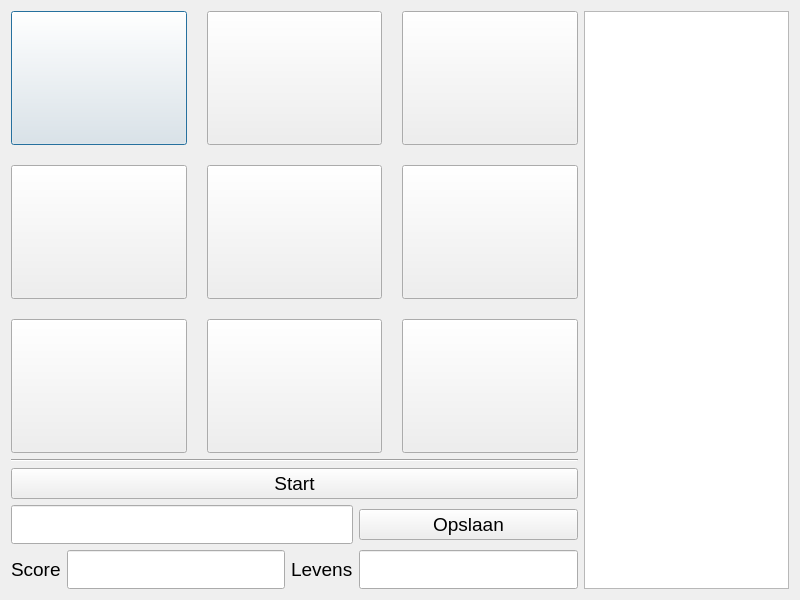
<?xml version="1.0" encoding="UTF-8"?>
<ui version="4.0">
 <class>Dialog</class>
 <widget class="QDialog" name="Dialog">
  <property name="geometry">
   <rect>
    <x>0</x>
    <y>0</y>
    <width>800</width>
    <height>600</height>
   </rect>
  </property>
  <property name="windowTitle">
   <string>Gat-a-mole</string>
  </property>
  <layout class="QGridLayout" name="gridLayout_2">
   <item row="0" column="0">
    <layout class="QVBoxLayout" name="verticalLayout">
     <property name="spacing">
      <number>6</number>
     </property>
     <item>
      <layout class="QGridLayout" name="molesLayout">
       <property name="spacing">
        <number>20</number>
       </property>
       <item row="0" column="0">
        <widget class="QPushButton" name="pushButton_2">
         <property name="sizePolicy">
          <sizepolicy hsizetype="Expanding" vsizetype="Expanding">
           <horstretch>0</horstretch>
           <verstretch>0</verstretch>
          </sizepolicy>
         </property>
         <property name="text">
          <string/>
         </property>
        </widget>
       </item>
       <item row="1" column="0">
        <widget class="QPushButton" name="pushButton_3">
         <property name="sizePolicy">
          <sizepolicy hsizetype="Expanding" vsizetype="Expanding">
           <horstretch>0</horstretch>
           <verstretch>0</verstretch>
          </sizepolicy>
         </property>
         <property name="text">
          <string/>
         </property>
        </widget>
       </item>
       <item row="0" column="2">
        <widget class="QPushButton" name="pushButton_4">
         <property name="sizePolicy">
          <sizepolicy hsizetype="Expanding" vsizetype="Expanding">
           <horstretch>0</horstretch>
           <verstretch>0</verstretch>
          </sizepolicy>
         </property>
         <property name="text">
          <string/>
         </property>
        </widget>
       </item>
       <item row="0" column="1">
        <widget class="QPushButton" name="pushButton">
         <property name="sizePolicy">
          <sizepolicy hsizetype="Expanding" vsizetype="Expanding">
           <horstretch>0</horstretch>
           <verstretch>0</verstretch>
          </sizepolicy>
         </property>
         <property name="text">
          <string/>
         </property>
        </widget>
       </item>
       <item row="2" column="0">
        <widget class="QPushButton" name="pushButton_5">
         <property name="sizePolicy">
          <sizepolicy hsizetype="Expanding" vsizetype="Expanding">
           <horstretch>0</horstretch>
           <verstretch>0</verstretch>
          </sizepolicy>
         </property>
         <property name="text">
          <string/>
         </property>
        </widget>
       </item>
       <item row="1" column="1">
        <widget class="QPushButton" name="pushButton_6">
         <property name="sizePolicy">
          <sizepolicy hsizetype="Expanding" vsizetype="Expanding">
           <horstretch>0</horstretch>
           <verstretch>0</verstretch>
          </sizepolicy>
         </property>
         <property name="text">
          <string/>
         </property>
        </widget>
       </item>
       <item row="1" column="2">
        <widget class="QPushButton" name="pushButton_7">
         <property name="sizePolicy">
          <sizepolicy hsizetype="Expanding" vsizetype="Expanding">
           <horstretch>0</horstretch>
           <verstretch>0</verstretch>
          </sizepolicy>
         </property>
         <property name="text">
          <string/>
         </property>
        </widget>
       </item>
       <item row="2" column="1">
        <widget class="QPushButton" name="pushButton_8">
         <property name="sizePolicy">
          <sizepolicy hsizetype="Expanding" vsizetype="Expanding">
           <horstretch>0</horstretch>
           <verstretch>0</verstretch>
          </sizepolicy>
         </property>
         <property name="text">
          <string/>
         </property>
        </widget>
       </item>
       <item row="2" column="2">
        <widget class="QPushButton" name="pushButton_9">
         <property name="sizePolicy">
          <sizepolicy hsizetype="Expanding" vsizetype="Expanding">
           <horstretch>0</horstretch>
           <verstretch>0</verstretch>
          </sizepolicy>
         </property>
         <property name="text">
          <string/>
         </property>
        </widget>
       </item>
      </layout>
     </item>
     <item>
      <widget class="Line" name="line">
       <property name="orientation">
        <enum>Qt::Horizontal</enum>
       </property>
      </widget>
     </item>
     <item>
      <layout class="QGridLayout" name="gridLayout_3">
       <item row="2" column="3">
        <widget class="QLineEdit" name="lifeLineEdit">
         <property name="font">
          <font>
           <pointsize>20</pointsize>
          </font>
         </property>
         <property name="readOnly">
          <bool>true</bool>
         </property>
        </widget>
       </item>
       <item row="2" column="2">
        <widget class="QLabel" name="lifeLabel">
         <property name="font">
          <font>
           <pointsize>14</pointsize>
          </font>
         </property>
         <property name="text">
          <string>Levens</string>
         </property>
        </widget>
       </item>
       <item row="2" column="1">
        <widget class="QLineEdit" name="scoreLineEdit">
         <property name="font">
          <font>
           <pointsize>20</pointsize>
          </font>
         </property>
         <property name="readOnly">
          <bool>true</bool>
         </property>
        </widget>
       </item>
       <item row="0" column="0" colspan="4">
        <widget class="QPushButton" name="startButton">
         <property name="font">
          <font>
           <pointsize>14</pointsize>
          </font>
         </property>
         <property name="text">
          <string>Start</string>
         </property>
        </widget>
       </item>
       <item row="2" column="0">
        <widget class="QLabel" name="scoreLabel">
         <property name="font">
          <font>
           <pointsize>14</pointsize>
          </font>
         </property>
         <property name="text">
          <string>Score</string>
         </property>
        </widget>
       </item>
       <item row="1" column="0" colspan="3">
        <widget class="QLineEdit" name="nameLineEdit">
         <property name="font">
          <font>
           <pointsize>20</pointsize>
          </font>
         </property>
        </widget>
       </item>
       <item row="1" column="3">
        <widget class="QPushButton" name="saveButton">
         <property name="font">
          <font>
           <pointsize>14</pointsize>
          </font>
         </property>
         <property name="text">
          <string>Opslaan</string>
         </property>
        </widget>
       </item>
      </layout>
     </item>
    </layout>
   </item>
   <item row="0" column="1">
    <widget class="QListWidget" name="highscoreList">
     <property name="font">
      <font>
       <pointsize>20</pointsize>
      </font>
     </property>
    </widget>
   </item>
  </layout>
 </widget>
 <resources/>
 <connections/>
</ui>
